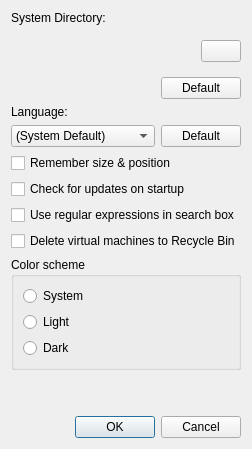
<?xml version="1.0" encoding="UTF-8"?>
<ui version="4.0">
 <class>VMManagerPreferences</class>
 <widget class="QDialog" name="VMManagerPreferences">
  <property name="geometry">
   <rect>
    <x>0</x>
    <y>0</y>
    <width>400</width>
    <height>475</height>
   </rect>
  </property>
  <property name="windowTitle">
   <string>Preferences</string>
  </property>
  <layout class="QVBoxLayout" name="verticalLayout">
   <property name="sizeConstraint">
     <enum>QLayout::SetFixedSize</enum>
   </property>
   <item>
    <widget class="QLabel" name="labelSystemDir">
     <property name="text">
      <string>System Directory:</string>
     </property>
    </widget>
   </item>
   <item>
    <widget class="QWidget" name="widget" native="true">
     <layout class="QHBoxLayout" name="horizontalLayout">
      <property name="leftMargin">
       <number>0</number>
      </property>
      <property name="rightMargin">
       <number>0</number>
      </property>
      <item>
       <widget class="QLabel" name="systemDirectory">
        <property name="text">
         <string/>
        </property>
       </widget>
      </item>
      <item>
       <widget class="QPushButton" name="dirSelectButton">
        <property name="sizePolicy">
         <sizepolicy hsizetype="Maximum" vsizetype="Fixed">
          <horstretch>0</horstretch>
          <verstretch>0</verstretch>
         </sizepolicy>
        </property>
        <property name="text">
         <string/>
        </property>
       </widget>
      </item>
     </layout>
    </widget>
   </item>
   <item>
    <layout class="QHBoxLayout" name="horizontalLayout_3">
     <property name="leftMargin">
      <number>0</number>
     </property>
     <property name="rightMargin">
      <number>0</number>
     </property>
     <item>
      <spacer name="horizontalSpacer">
       <property name="orientation">
        <enum>Qt::Horizontal</enum>
       </property>
       <property name="sizeHint" stdset="0">
        <size>
         <width>40</width>
         <height>20</height>
        </size>
       </property>
      </spacer>
     </item>
     <item>
      <widget class="QPushButton" name="pushButtonDefaultSystemDir">
       <property name="text">
        <string>Default</string>
       </property>
      </widget>
     </item>
    </layout>
   </item>
   <item>
    <widget class="QLabel" name="labelLanguage">
     <property name="text">
      <string>Language:</string>
     </property>
    </widget>
   </item>
   <item>
    <layout class="QHBoxLayout" name="horizontalLayout_2">
     <item>
      <widget class="QComboBox" name="comboBoxLanguage">
       <property name="sizePolicy">
        <sizepolicy hsizetype="MinimumExpanding" vsizetype="Fixed">
         <horstretch>0</horstretch>
         <verstretch>0</verstretch>
        </sizepolicy>
       </property>
       <property name="maxVisibleItems">
        <number>30</number>
       </property>
       <item>
        <property name="text">
         <string>(System Default)</string>
        </property>
       </item>
      </widget>
     </item>
     <item>
      <widget class="QPushButton" name="pushButtonLanguage">
       <property name="text">
        <string>Default</string>
       </property>
      </widget>
     </item>
    </layout>
   </item>
   <item>
    <widget class="QCheckBox" name="rememberSizePositionCheckBox">
     <property name="text">
      <string>Remember size &amp;&amp; position</string>
     </property>
    </widget>
   </item>
   <item>
    <widget class="QCheckBox" name="updateCheckBox">
     <property name="text">
      <string>Check for updates on startup</string>
     </property>
    </widget>
   </item>
   <item>
    <widget class="QCheckBox" name="regexSearchCheckBox">
     <property name="text">
      <string>Use regular expressions in search box</string>
     </property>
    </widget>
   </item>
   <item>
    <widget class="QCheckBox" name="deleteToTrashCheckBox">
     <property name="text">
      <string>Delete virtual machines to Recycle Bin</string>
     </property>
    </widget>
   </item>
   <item>
    <widget class="QGroupBox" name="groupBoxDiscord">
     <property name="title">
      <string>Discord</string>
     </property>
     <layout class="QVBoxLayout" name="verticalLayout_3">
      <item>
       <widget class="QCheckBox" name="discordCheckBox">
        <property name="text">
         <string>Show running machines in my Discord status</string>
        </property>
       </widget>
      </item>
      <item>
       <layout class="QHBoxLayout" name="horizontalLayout_4">
        <item>
         <widget class="QLabel" name="labelDiscordPrivacy">
          <property name="text">
           <string>Details shown:</string>
          </property>
          <property name="buddy">
           <cstring>comboBoxDiscordPrivacy</cstring>
          </property>
         </widget>
        </item>
        <item>
         <widget class="QComboBox" name="comboBoxDiscordPrivacy">
          <property name="sizePolicy">
           <sizepolicy hsizetype="Expanding" vsizetype="Fixed">
            <horstretch>0</horstretch>
            <verstretch>0</verstretch>
           </sizepolicy>
          </property>
          <item>
           <property name="text">
            <string>Machine name and hardware</string>
           </property>
          </item>
          <item>
           <property name="text">
            <string>Hardware only</string>
           </property>
          </item>
          <item>
           <property name="text">
            <string>No details</string>
           </property>
          </item>
         </widget>
        </item>
       </layout>
      </item>
     </layout>
    </widget>
    <widget class="QCheckBox" name="settingsLayoutCheckBox">
     <property name="text">
      <string>Use the new Settings layout (preview)</string>
     </property>
    </widget>
   </item>
   <item>
    <widget class="QGroupBox" name="groupBoxColorScheme">
     <property name="title">
      <string>Color scheme</string>
     </property>
     <layout class="QVBoxLayout" name="verticalLayout_2">
      <item>
       <widget class="QRadioButton" name="radioButtonSystem">
        <property name="text">
         <string>System</string>
        </property>
       </widget>
      </item>
      <item>
       <widget class="QRadioButton" name="radioButtonLight">
        <property name="text">
         <string>Light</string>
        </property>
       </widget>
      </item>
      <item>
       <widget class="QRadioButton" name="radioButtonDark">
        <property name="text">
         <string>Dark</string>
        </property>
       </widget>
      </item>
     </layout>
    </widget>
   </item>
   <item>
    <spacer name="verticalSpacer">
     <property name="orientation">
      <enum>Qt::Vertical</enum>
     </property>
     <property name="sizeHint" stdset="0">
      <size>
       <width>20</width>
       <height>40</height>
      </size>
     </property>
    </spacer>
   </item>
   <item>
    <widget class="QDialogButtonBox" name="buttonBox">
     <property name="orientation">
      <enum>Qt::Horizontal</enum>
     </property>
     <property name="standardButtons">
      <set>QDialogButtonBox::Cancel|QDialogButtonBox::Ok</set>
     </property>
    </widget>
   </item>
  </layout>
 </widget>
 <tabstops>
  <tabstop>dirSelectButton</tabstop>
  <tabstop>pushButtonDefaultSystemDir</tabstop>
  <tabstop>comboBoxLanguage</tabstop>
  <tabstop>pushButtonLanguage</tabstop>
  <tabstop>rememberSizePositionCheckBox</tabstop>
  <tabstop>updateCheckBox</tabstop>
  <tabstop>regexSearchCheckBox</tabstop>
  <tabstop>deleteToTrashCheckBox</tabstop>
  <tabstop>radioButtonSystem</tabstop>
  <tabstop>radioButtonLight</tabstop>
  <tabstop>radioButtonDark</tabstop>
 </tabstops>
 <resources/>
 <connections>
  <connection>
   <sender>buttonBox</sender>
   <signal>accepted()</signal>
   <receiver>VMManagerPreferences</receiver>
   <slot>accept()</slot>
   <hints>
    <hint type="sourcelabel">
     <x>248</x>
     <y>254</y>
    </hint>
    <hint type="destinationlabel">
     <x>157</x>
     <y>274</y>
    </hint>
   </hints>
  </connection>
  <connection>
   <sender>buttonBox</sender>
   <signal>rejected()</signal>
   <receiver>VMManagerPreferences</receiver>
   <slot>reject()</slot>
   <hints>
    <hint type="sourcelabel">
     <x>316</x>
     <y>260</y>
    </hint>
    <hint type="destinationlabel">
     <x>286</x>
     <y>274</y>
    </hint>
   </hints>
  </connection>
 </connections>
</ui>
